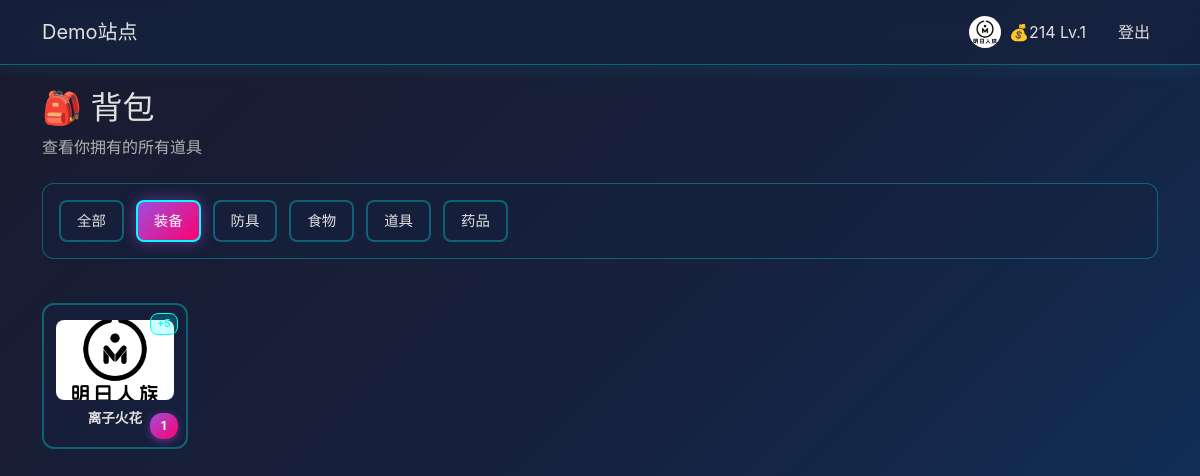
/backpack/?category=equipment (signed in), run on the app's committed database.
### web/models.py (models this page shows, shortened)
class UserProfile(models.Model):
    user = models.OneToOneField(User, on_delete=models.CASCADE, related_name="profile")
    avatar = models.ImageField(upload_to="avatars/", blank=True, null=True, verbose_name="头像")
    nickname = models.CharField(max_length=50, blank=True, verbose_name="昵称")
    coins = models.IntegerField(default=100, verbose_name="游戏币")
    level = models.IntegerField(default=1, verbose_name="等级")
    experience = models.IntegerField(default=0, verbose_name="经验值")
    last_checkin = models.DateField(null=True, blank=True, verbose_name="上次签到日期")
    bio = models.TextField(blank=True, verbose_name="个性签名")
    class Meta:
        verbose_name = "用户档案"
        verbose_name_plural = "用户档案"

class UserInventory(models.Model):
    user = models.ForeignKey(
        User,
        on_delete=models.CASCADE,
        related_name="inventory_items",
        verbose_name="用户"
    )
    item = models.ForeignKey(
        GameItem,
        on_delete=models.CASCADE,
        related_name="inventory_records",
        verbose_name="道具"
    )
    quantity = models.IntegerField(default=0, verbose_name="数量")
    class Meta:
        verbose_name = "用户背包"
        verbose_name_plural = "用户背包"
        unique_together = [["user", "item"]]
        ordering = ["-quantity", "item__name"]

class GameItem(models.Model):
    CATEGORY_CHOICES = [
        ("equipment", "装备"),
        ("armor", "防具"),
        ("food", "食物"),
        ("item", "道具"),
        ("medicine", "药品"),
    ]
    name = models.CharField(max_length=100, verbose_name="道具名称")
    description = models.TextField(verbose_name="描述")
    price = models.IntegerField(verbose_name="价格")
    image = models.ImageField(upload_to="items/", blank=True, null=True, verbose_name="道具图片")
    effect_value = models.IntegerField(default=0, verbose_name="效果数值")
    category = models.CharField(
        max_length=20,
        choices=CATEGORY_CHOICES,
        default="item",
        verbose_name="分类"
    )
    class Meta:
        verbose_name = "游戏道具"
        verbose_name_plural = "游戏道具"
        ordering = ["category", "price"]

### web/views.py (the view)
# urls.py: path("backpack/", views.inventory_view, name="inventory"),
@login_required
def inventory_view(request):
    category = request.GET.get("category", "")
    inventory_items = UserInventory.objects.filter(
        user=request.user,
        quantity__gt=0
    ).select_related("item")
    if category:
        inventory_items = inventory_items.filter(item__category=category)
    categories = GameItem.CATEGORY_CHOICES
    context = {
        "inventory_items": inventory_items,
        "categories": categories,
        "current_category": category,
    }
    return render(request, "web/inventory.html", context)

### web/templates/web/inventory.html (shortened to what this page needs)
{% extends "web/base.html" %}
{% load static %}
{% block content %}
  <div class="mb-4">
    <h2>🎒 背包</h2>
    <p class="text-muted">查看你拥有的所有道具</p>
  </div>
  <div class="category-filter">
    <a
      href="{% url 'web:inventory' %}"
      class="category-btn {% if not current_category %}active{% endif %}"
    >
      全部
    </a>
    {% for value, label in categories %}
      <a
        href="{% url 'web:inventory' %}?category={{ value }}"
        class="category-btn {% if current_category == value %}active{% endif %}"
      >
        {{ label }}
      </a>
    {% endfor %}
  </div>
  <div class="inventory-grid">
    {% for inventory_item in inventory_items %}
      <div class="inventory-slot">
        {% if inventory_item.item.image %}
          <img
            src="{{ inventory_item.item.image.url }}"
            alt="{{ inventory_item.item.name }}"
            class="inventory-slot-image"
          >
        {% else %}
          <div class="inventory-slot-placeholder">
            <span class="text-muted" style="font-size: 0.7rem;">无图片</span>
          </div>
        {% endif %}
        <div class="inventory-slot-name" title="{{ inventory_item.item.name }}">
          {{ inventory_item.item.name }}
        </div>
        <span class="inventory-slot-quantity">{{ inventory_item.quantity }}</span>
        {% if inventory_item.item.effect_value > 0 %}
          <span class="inventory-slot-effect">+{{ inventory_item.item.effect_value }}</span>
        {% endif %}
      </div>
    {% empty %}
      <div class="empty-inventory">
        <div style="font-size: 3rem; margin-bottom: 16px;">📦</div>
        <h5>你的背包是空的</h5>
        <p class="text-muted">去商店购买一些道具吧！</p>
      </div>
    {% endfor %}
  </div>
{% endblock %}

### web/templates/web/base.html (shortened to what this page needs)
<!doctype html>
<html lang="zh-CN">
  <head>
    <link
      href="https://cdn.jsdelivr.net/npm/bootstrap@5.3.3/dist/css/bootstrap.min.css"
      rel="stylesheet"
    >
  </head>
  <body>
    <nav class="navbar navbar-expand-lg navbar-dark mb-4">
      <div class="container">
        <a class="navbar-brand" href="{% url 'web:index' %}">Demo站点</a>
        <div class="collapse navbar-collapse">
          <ul class="navbar-nav ms-auto align-items-center">
            {% if user.is_authenticated %}
              <li class="nav-item me-3">
                <span class="nav-link d-flex align-items-center" style="cursor: default;">
                  {% with profile=user.profile %}
                    {% if profile.avatar %}
                      <img
                        src="{{ profile.avatar.url }}"
                        alt="头像"
                        class="rounded-circle me-2"
                        style="width: 32px; height: 32px; object-fit: cover;"
                      >
                    {% endif %}
                    <span>
                      💰{{ profile.coins }} Lv.{{ profile.level }}
                    </span>
                  {% endwith %}
                </span>
              </li>
              <li class="nav-item">
                <a class="nav-link" href="{% url 'web:logout' %}">登出</a>
              </li>
            {% endif %}
          </ul>
        </div>
      </div>
    </nav>
    <main class="container">
      {% block content %}{% endblock %}
    </main>
  </body>
</html>

### web/templates/web/base.html (style rules this page uses)
:root { --bg-primary: #1a1a2e; --bg-secondary: #16213e; --bg-card: #16213e; --text-primary: #e0e0e0; --text-secondary: #b0b0b0; --neon-cyan: #00ffff; --neon-purple: #9d4edd; --neon-pink: #ff006e; --border-glow: rgba(0, 255, 255, 0.3); }
body { background: linear-gradient(135deg, #1a1a2e 0%, #16213e 50%, #0f3460 100%); background-attachment: fixed; color: var(--text-primary); min-height: 100vh; font-family: -apple-system, BlinkMacSystemFont, 'Segoe UI', 'Microsoft YaHei', sans-serif; }
.navbar { background: rgba(22, 33, 62, 0.85) !important; backdrop-filter: blur(10px); border-bottom: 1px solid var(--border-glow); box-shadow: 0 2px 20px rgba(0, 255, 255, 0.1); }
.navbar-brand, .nav-link { color: var(--text-primary) !important; transition: all 0.3s ease; }
h1, h2, h3, h4, h5, h6 { color: var(--text-primary); }
p, span, div, a { color: var(--text-primary); }
.text-muted { color: var(--text-secondary) !important; }
.container { background: transparent; }

### web/templates/web/inventory.html (style rules this page uses)
.inventory-grid { display: grid; grid-template-columns: repeat(auto-fill, minmax(140px, 1fr)); gap: 16px; padding: 20px 0; }
.inventory-slot { position: relative; aspect-ratio: 1; background: rgba(22, 33, 62, 0.6); border: 2px solid rgba(0, 255, 255, 0.3); border-radius: 12px; padding: 12px; display: flex; flex-direction: column; align-items: center; justify-content: center; transition: all 0.3s ease; cursor: pointer; overflow: hidden; }
.inventory-slot-image { width: 100%; height: 80px; object-fit: cover; border-radius: 8px; margin-bottom: 8px; }
.inventory-slot-name { font-size: 0.85rem; font-weight: 600; color: var(--text-primary); text-align: center; margin-bottom: 4px; overflow: hidden; text-overflow: ellipsis; white-space: nowrap; width: 100%; }
.inventory-slot-quantity { position: absolute; bottom: 8px; right: 8px; background: linear-gradient(135deg, var(--neon-purple), var(--neon-pink)); color: white; padding: 4px 8px; border-radius: 12px; font-size: 0.75rem; font-weight: bold; min-width: 28px; text-align: center; box-shadow: 0 2px 8px rgba(157, 78, 221, 0.5); }
.inventory-slot-effect { position: absolute; top: 8px; right: 8px; background: rgba(0, 255, 255, 0.2); border: 1px solid var(--neon-cyan); color: var(--neon-cyan); padding: 2px 6px; border-radius: 8px; font-size: 0.65rem; font-weight: 600; }
.category-filter { display: flex; gap: 12px; flex-wrap: wrap; margin-bottom: 24px; padding: 16px; background: rgba(22, 33, 62, 0.4); border-radius: 12px; border: 1px solid var(--border-glow); }
.category-btn { padding: 8px 16px; border: 2px solid rgba(0, 255, 255, 0.3); background: rgba(22, 33, 62, 0.6); color: var(--text-primary); border-radius: 8px; text-decoration: none; transition: all 0.3s ease; font-size: 0.9rem; font-weight: 500; }
.category-btn.active { border-color: var(--neon-cyan); background: linear-gradient(135deg, var(--neon-purple), var(--neon-pink)); color: white; box-shadow: 0 0 15px rgba(157, 78, 221, 0.5); }

### data on the page
UserProfile: avatar (picture), coins "214", level "1"
UserInventory: item.image (picture), item.name "离子火花", quantity "1", item.effect_value "5"

### other printed values
{{ label }} "装备" "防具" "食物" "道具" "药品"
